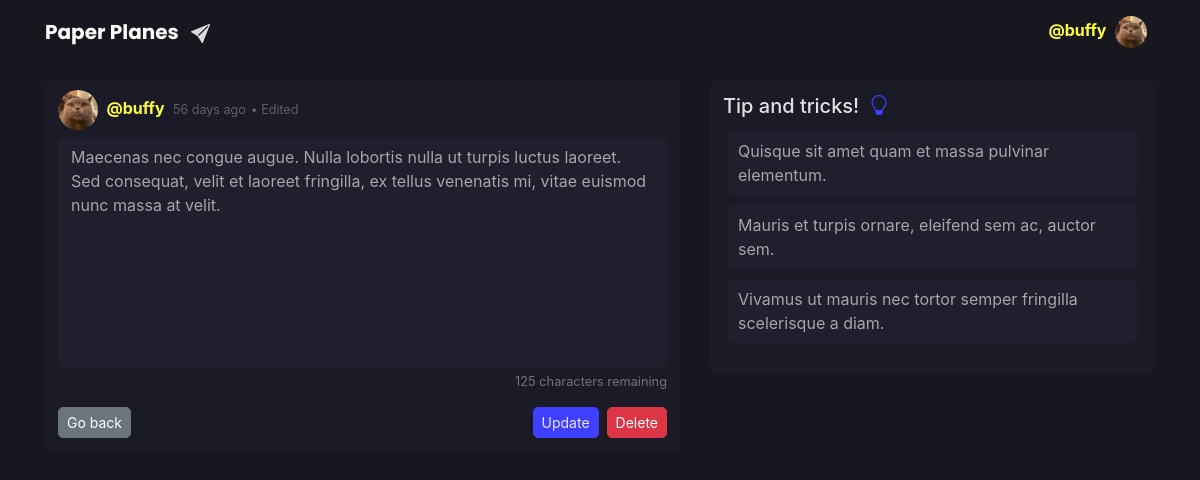
Screenshot of /post/2/edit (signed in) with the database file from the repository.
### application/models.py (models this page shows, shortened)
class User(db.Model, UserMixin):
    id = db.Column(db.Integer, primary_key=True)
    username = db.Column(db.String(8), unique=True, nullable=False)
    email = db.Column(db.String(254), unique=True, nullable=False)
    image_file = db.Column(db.String(20), nullable=False,
                           default='default.jpg')
    password = db.Column(db.String(60), nullable=False)
    date_joined = db.Column(db.DateTime, nullable=False,
                            default=datetime.utcnow)
    posts = db.relationship('Post', backref='author', lazy=True)

class Post(db.Model):
    id = db.Column(db.Integer, primary_key=True)
    content = db.Column(db.Text(300), nullable=False)
    date_posted = db.Column(db.DateTime, nullable=False,
                            default=datetime.utcnow)
    edited = db.Column(db.Boolean, nullable=False, default=False)
    user_id = db.Column(db.Integer, db.ForeignKey('user.id'), nullable=False)

### application/post.py (the view)
@blueprint.route("/<int:post_id>/edit", methods=['GET', 'POST'])
@login_required
def edit_post(post_id):
    post = Post.query.get_or_404(post_id)
    chars_remaining = CHAR_LIMIT - len(post.content)
    if post.author != current_user:
        abort(403)
    form = PostForm()
    if form.validate_on_submit():
        post.content = form.content.data
        post.edited = True
        db.session.commit()
        flash("Your post has been updated!", 'success')
        return redirect(url_for('routes.index'))
    elif request.method == 'GET':
        form.content.data = post.content
    return render_template('edit_post.html', title='Edit Post', form=form, post=post, elapsed_time=elapsed_time, chars_remaining=chars_remaining)

### application/forms.py
class PostForm(FlaskForm):
    content = TextAreaField('Content', validators=[
                            DataRequired(), Length(max=300)])
    submit = SubmitField('Send it!')

### application/templates/edit_post.html (shortened to what this page needs)
{% extends "base.html" %}
{% block content %}
<article class="media content-section">
    <div class="w-100">
        <img class="rounded-circle article-img" src="{{ url_for('static', filename='profile_pics/' + post.author.image_file) }}">
        <span class="mr-1 secondary-colour font-weight-bold">@{{ post.author.username }}</span>
        <small class="font-weight-light">{{ elapsed_time(post) }}</small>
        {% if post.edited %}
        <small class="font-weight-light">• Edited</small>
        {% endif %}
        <form method="POST">
            <fieldset class="form-group">
                <div class="form-group mb-0 mt-2">
                    {% if form.content.errors %}
                    {{ form.content(class="form-control dark-form is-invalid input-form", rows="9", style="resize: none;", onkeyup="countChar(this, 300)", maxlength="300", autofocus=true) }}
                    {% else %}
                    {{ form.content(class="form-control dark-form input-form", rows="9", style="resize: none;", onkeyup="countChar(this, 300)", maxlength="300", autofocus=true, onfocus="var temp_value=this.value; this.value=''; this.value=temp_value") }}
                    {% endif %}
                    {% if chars_remaining == 1 %}
                    <small class="float-right mt-1" id="charNum">{{chars_remaining}} character remaining</small>
                    {% else %}
                    <small class="float-right mt-1" id="charNum">{{chars_remaining}} characters remaining</small>
                    {% endif %}
                </div>
            </fieldset>
            <div class="form-group mb-1">
                <button type="button" class="btn btn-secondary btn-sm inner-radius" onclick="history.back(-1)">Go back</button>
                <button type="button" class="btn btn-danger btn-sm ml-2 float-right inner-radius" data-toggle="modal" data-target="#deleteModal">Delete</button>
                {{form.submit(class="btn button input-button btn-sm float-right", value="Update") }}
            </div>
        </form>
    </div>
</article>
{% endblock content %}
{% block sidebar %}
<div class="col-md-5 d-none d-sm-block">
    <div class="content-section">
        <div class="align-middle mt-1">
            <h5 class="heading-title">Tip and tricks!</h5>
        </div>
        <ul class="list-group">
            <a href="#">
                <li class="sidebar-list d-flex justify-content-between align-items-center">
                    Quisque sit amet quam et massa pulvinar elementum.
                </li>
            </a>
            <a href="#">
                <li class="sidebar-list d-flex justify-content-between align-items-center">
                    Mauris et turpis ornare, eleifend sem ac, auctor sem.
                </li>
            </a>
            <a href="#">
                <li class="sidebar-list d-flex justify-content-between align-items-center">
                    Vivamus ut mauris nec tortor semper fringilla scelerisque a diam.
                </li>
            </a>
        </ul>
    </div>
</div>
{% endblock sidebar %}

### application/templates/base.html (shortened to what this page needs)
<!DOCTYPE html>
<html lang="en">
<head>
  <link rel=" stylesheet" href="https://stackpath.bootstrapcdn.com/bootstrap/4.3.1/css/bootstrap.min.css" />
  <link rel="stylesheet" href="/static/CSS/style.css" />
</head>
<header>
  <nav class="navbar navbar-expand-md navbar-dark nav-dark">
    <div class="container">
      <a class="navbar-brand mr-4 font-weight-bold" href="{{ url_for('routes.index') }}" id="nav-heading">
        Paper Planes
      </a>
      <div class="collapse navbar-collapse" id="navbarToggle">
        <div class="navbar-nav">
          {% if current_user.is_authenticated %}
          <li class="nav-item dropdown d-none d-md-block">
            <a class="nav-link" href="#" id="navbarDropdown" role="button" data-toggle="dropdown" aria-haspopup="true" aria-expanded="false">
              <span class="secondary-colour font-weight-bold">@{{current_user.username}}</span>
              <img class="rounded-circle profile-icon" src="{{ url_for('static', filename='profile_pics/' + current_user.image_file) }}">
            </a>
          </li>
          {% endif %}
        </div>
      </div>
    </div>
  </nav>
</header>
<body>
  <main role="main" class="container container-main">
    <div class="row justify-content-center">
      <div class="col-md-7">
        {% block content %}
        {% endblock content %}
      </div>
      {% block sidebar %}
      {% endblock sidebar %}
    </div>
  </main>
</body>
</html>

### application/static/CSS/style.css (style rules this page uses)
:root { --primary: #3f3fff; --secondary: #ffff3f; --background: #17171f; --component: #1b1b27; --surface: #1f1f2e; --soft-primary: #7171ff; --high-emphasis: rgb(255, 255, 255, 0.87); --medium-emphasis: rgb(255, 255, 255, 0.60); --disable: rgb(255, 255, 255, 0.38); --outer-radius: 8px; --inner-radius: 5px; --hover-opacity: 0.90; }
#nav-heading { font-family: 'Poppins', sans-serif; }
body { background: var(--background); }
.container-main { margin-top: 1rem; }
h1, h2, h3, h4, h5, h6 { color: var(--high-emphasis); }
small { color: var(--disable); }
.nav-dark { background-color: var(--background); }
.content-section { background: var(--component); padding: 10px 13px; border-radius: var(--outer-radius); margin-bottom: 17px; }
.sidebar-list { padding: 8px 10px; margin: 5px; border-radius: var(--inner-radius); list-style-type: none; color: var(--medium-emphasis); background-color: var(--surface); }
.input-form { border-radius: var(--inner-radius); }
.input-button { border-radius: var(--inner-radius); background-color: var(--primary); border-color: var(--primary); color: var(--high-emphasis); }
.heading-title { margin-right: 5px; display: inline-block; }
fieldset div { color: var(--high-emphasis); }
.dark-form, .dark-form:focus { background-color: var(--surface); border-color: var(--surface); color: var(--medium-emphasis); }
.article-img { height: 40px; width: 40px; margin-right: 4px; }
.profile-icon { height: 32px; width: 32px; margin-left: 4px; }
.inner-radius { border-radius: var(--inner-radius); }
.secondary-colour { color: var(--secondary); }

### rows the page displays
User: username "buffy", image_file (picture), author.username "buffy"
Post: date_posted "56 days ago", content "Maecenas nec congue augue. Nulla lobortis nulla ut turpis luctus laoreet. Sed consequat, velit et laoreet fringilla, ex tellus venenatis mi, vitae euismod nunc massa at velit."

### other values shown
{{ chars_remaining }} "125"
